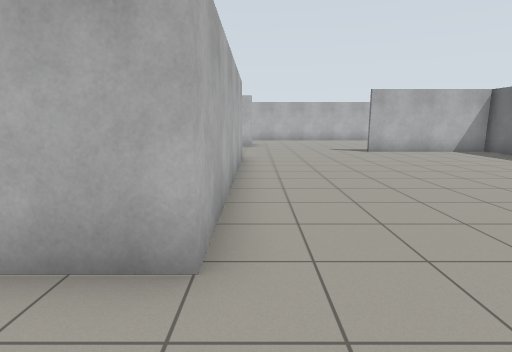
[1] (above)

22 first-person views from a walk through a robot-simulator world made for Gazebo. The camera is 1.2 m above the floor, tilts 10° down and sees 80° across. The floor is counted in squares, 1 m on a side. Each view is taken from the middle of a square. On the plan, view 1 faces up. The plan holds only what a view shows up to about 13 squares ahead; the rest is blank.

[2]
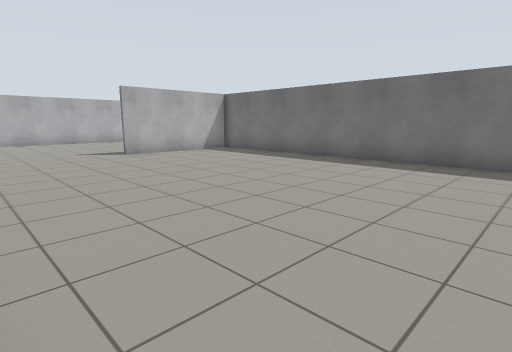

[3]
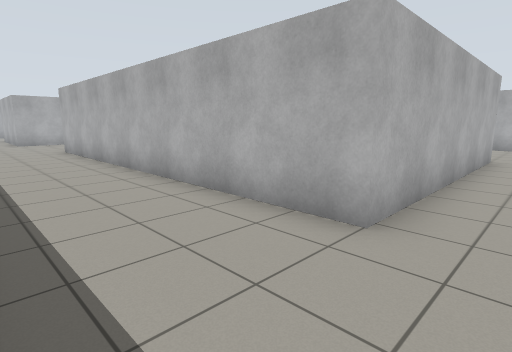

[4]
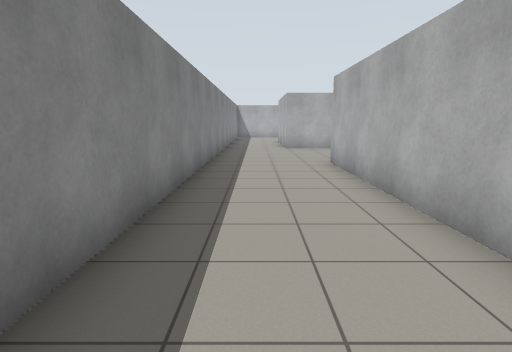

[5]
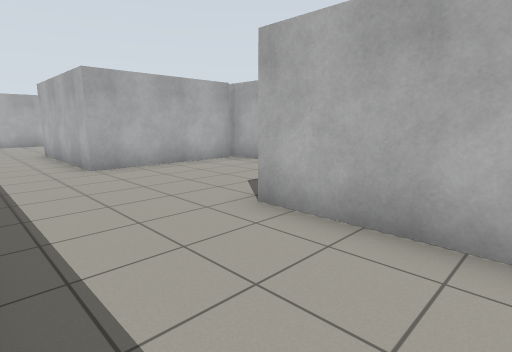

[6]
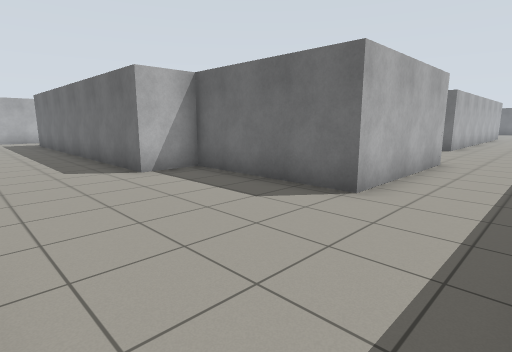

[7]
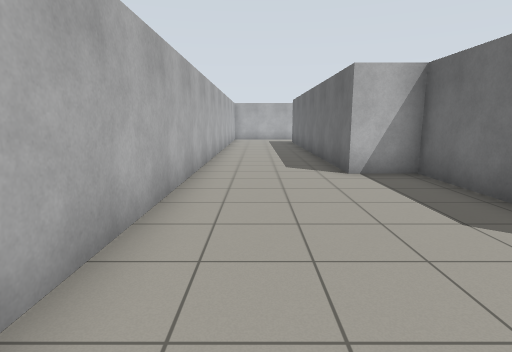

[8]
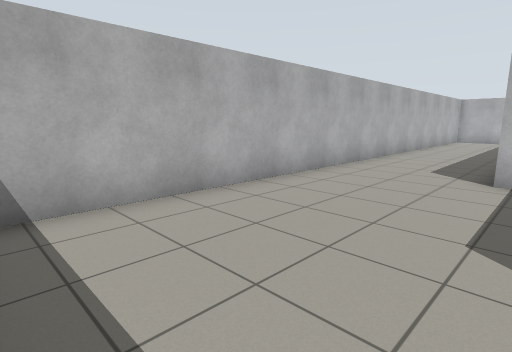

[9]
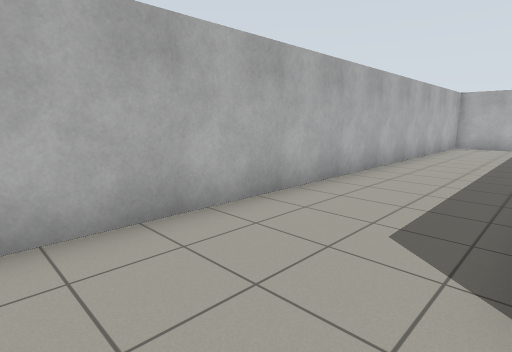

[10]
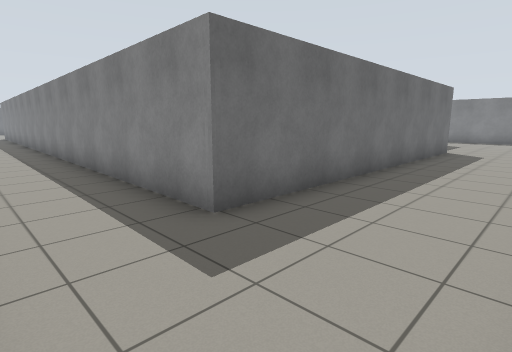

[11]
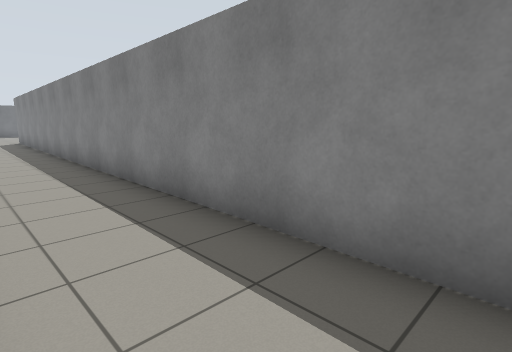

[12]
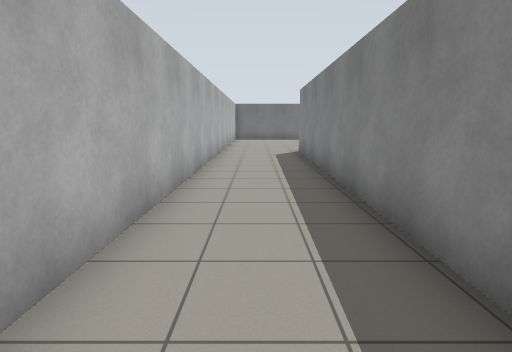

[13]
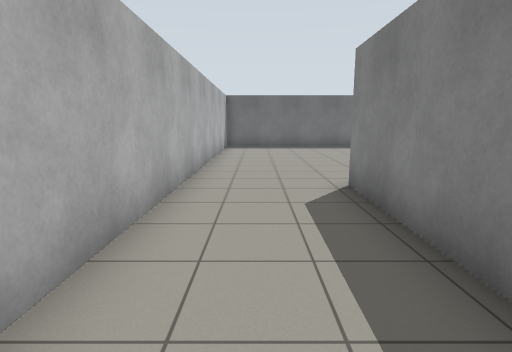

[14]
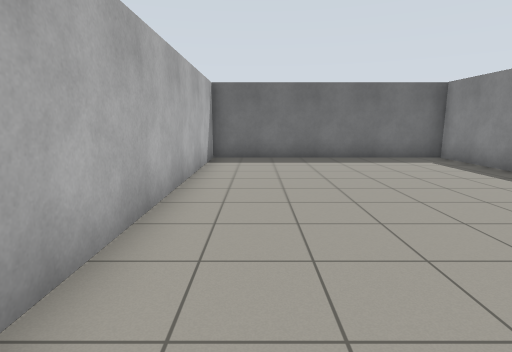

[15]
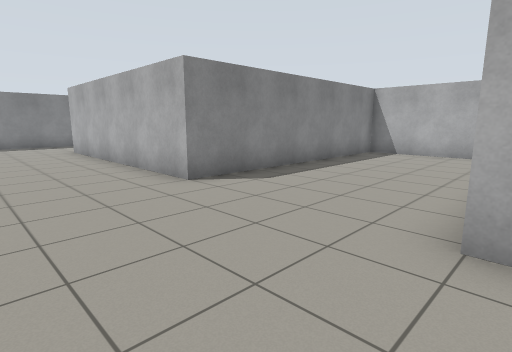

[16]
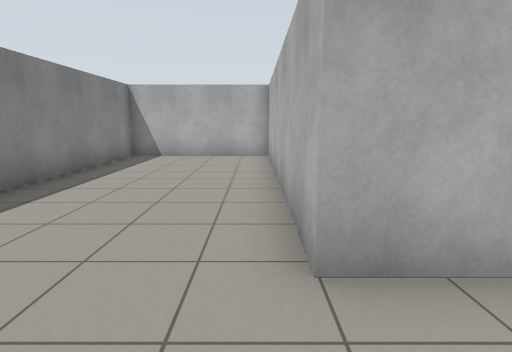

[17]
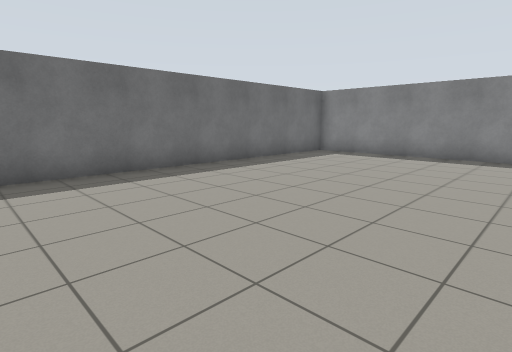

[18]
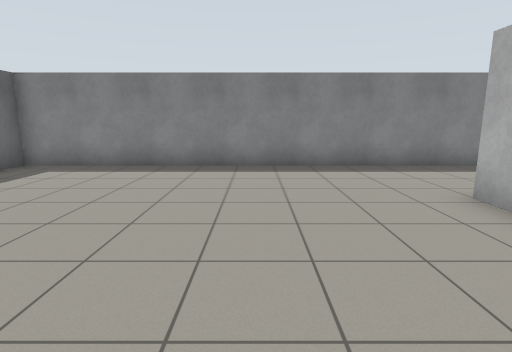

[19]
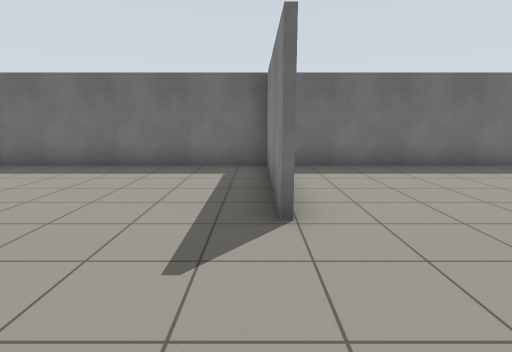

[20]
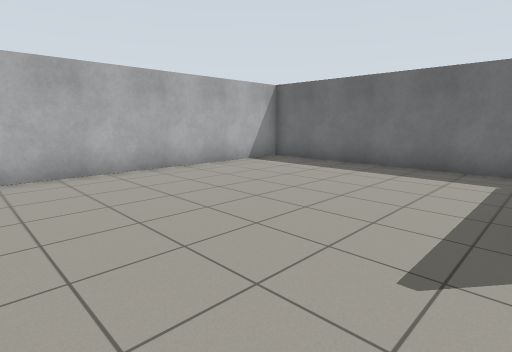

[21]
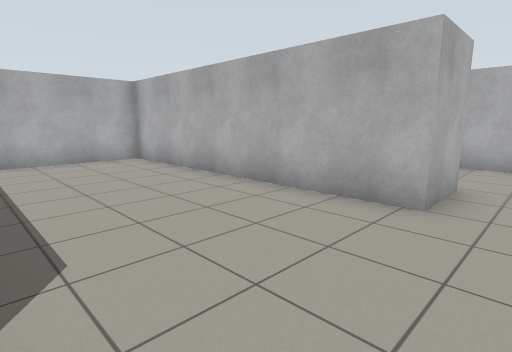

[22]
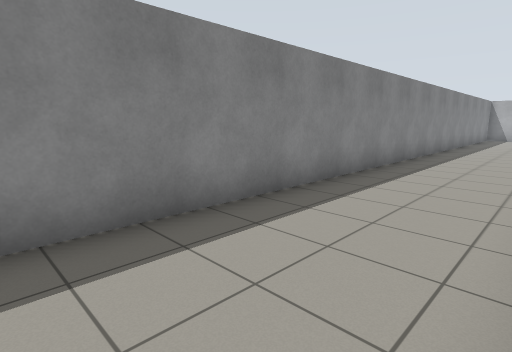

### Floor plan
Points are (right, up) in squares from view 1. A wall is a line through its corners. A room is listed if a view was taken in it or the views show most of it. See-through windows are left out.
Room 1 (views 1, 2, 3, 4, 5, 6, 7, 8, 9, 10, 11, 12, 13, 14, 15, 16, 17, 18, 19, 20, 21, 22)
walls: (-16.9, 6.1) (-18.5, 6.1); (4.6, 12.7) (9.4, 12.7); (-18.2, 6) (-18.2, 1.4) (-23.2, 1.4) (-23.2, 6.1) (-24.8, 6.1) (-24.8, 17.6) (-0.2, 17.2) (-0.2, 15.5) (-9.1, 15.5) (-9.1, 10.5) (-0.5, 10.5) (-0.5, 2.3) (-13.2, 2.3); (9.5, 12.5) (4.6, 12.5); (-19.4, -1.5) (9.5, -1.5) (9.5, 20.5) (-11.5, 20.5); (-26.4, 20.5) (-27.4, 20.5); (-28.5, 19.4) (-28.5, -0.8)

Positions as (right, up) in squares from view 1, and headings:
1: (0, 0), facing up
2: (0, 1), facing up-right
3: (1, -1), facing up-left
4: (-4, 0), facing left
5: (-10, -1), facing up-left
6: (-28, -1), facing up-right
7: (-27, -1), facing up
8: (-24, -1), facing up-left
9: (-25, 4), facing up-left
10: (-28, 20), facing down-right
11: (-22, 20), facing down-right
12: (-13, 19), facing right
13: (-6, 19), facing right
14: (-1, 19), facing right
15: (3, 16), facing down-left
16: (2, 15), facing left
17: (2, 10), facing down-right
18: (3, 7), facing down
19: (1, 13), facing right
20: (1, 13), facing up-right
21: (1, 11), facing up-left
22: (-4, 2), facing down-left
